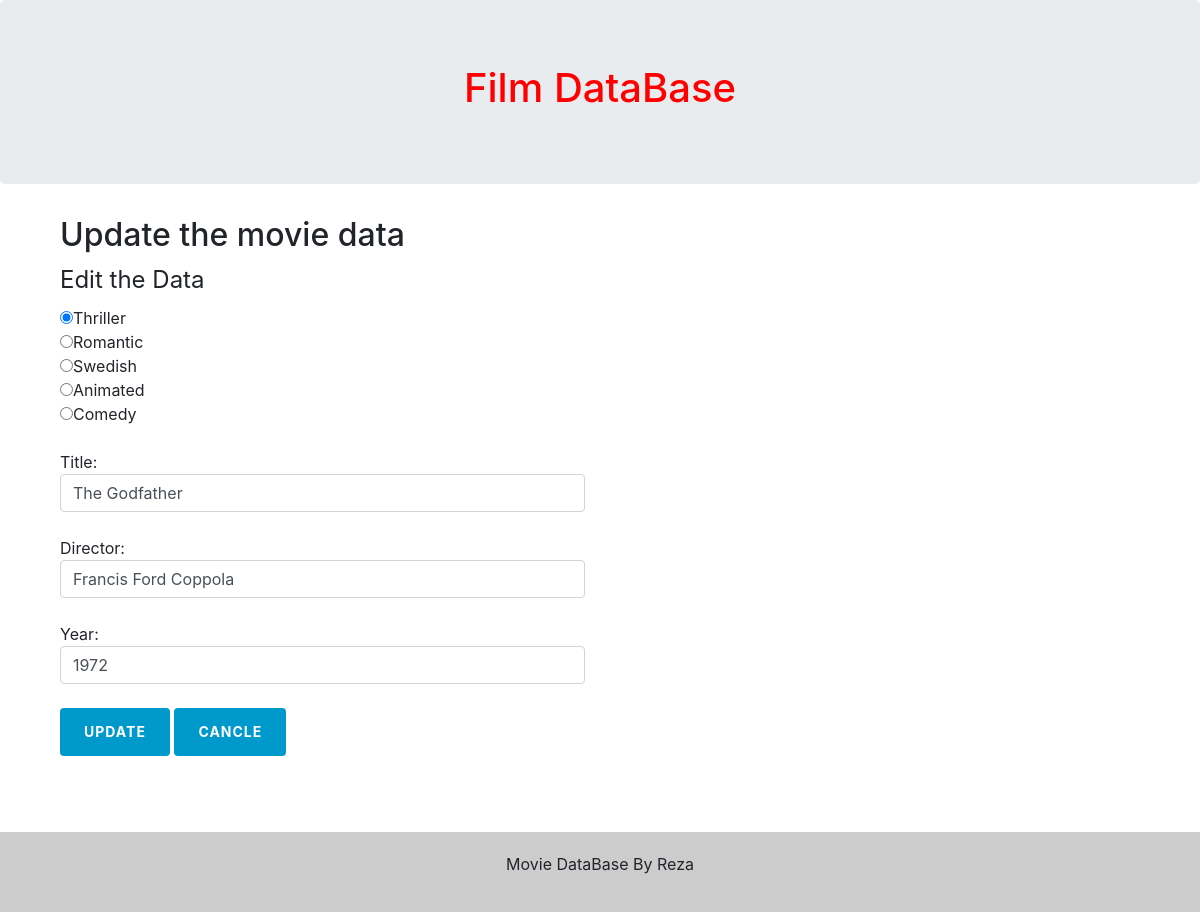
Page /edit.php?Did=1 on the committed database.
### tables this page shows
CREATE TABLE `bibliotek` (
  `id` int(11) NOT NULL,
  `title` text NOT NULL,
  `director` text NOT NULL,
  `year` int(11) NOT NULL,
  `categoryID` int(11) NOT NULL
);

### edit.php (the view, shortened to what this page needs)
<?php
require_once('action/update.php');
if(isset($_GET['Did'])) {
    $Did = filter_var($_GET['Did'], FILTER_SANITIZE_NUMBER_INT);
    $stmt = $conn->prepare('SELECT * FROM bibliotek WHERE id = ?');
    $stmt->bind_param('i', $Did);
    $stmt->execute();
    $result = $stmt->get_result();
    $row = $result->fetch_assoc();
}
?>
<!DOCTYPE html>
<html lang="en">
    <head>
        <link rel="stylesheet" href="https://maxcdn.bootstrapcdn.com/bootstrap/4.0.0-alpha.6/css/bootstrap.min.css">
        <link href="css/style.css" rel="stylesheet">
    </head>
    <body>
        <div class="jumbotron">
            <div class="container text-center">
                <h1>Film DataBase</h1>
            </div>
        </div>
        <div class="container">
            <div class="col-sm-10">
                <h2>Update the movie data</h2>
            </div>
            <div class="col-sm-6">
                <fieldset>
                    <legend>Edit the Data</legend>
                    <form action="action/update.php" method="POST" class="form-group">
                        <input type="radio" name="val" value="1" <?php if(1 == $row['categoryID']){echo "checked";} ?>>Thriller</input><br>
                        <input type="radio" name="val" value="2" <?php if(2 == $row['categoryID']){echo "checked";} ?>>Romantic</input><br>
                        <input type="radio" name="val" value="3" <?php if(3 == $row['categoryID']){echo "checked";} ?>>Swedish</input><br>
                        <input type="radio" name="val" value="4" <?php if(4 == $row['categoryID']){echo "checked";} ?>>Animated</input><br>
                        <input type="radio" name="val" value="5" <?php if(5 == $row['categoryID']){echo "checked";} ?>>Comedy</input><br><br>
                        Title:   <input class="form-control" type="text" name="title" value="<?php echo $row['title'];?>"></input><br>
                        Director:<input class="form-control" type="text" name="director" value="<?php echo $row['director'];?>"></input><br>
                        Year:    <input class="form-control" type="text" name="year" value="<?php echo $row['year'];?>"></input><br>
                        <input class="btn btn-default" type="submit" name="update" value="Update">
                        <input class="btn btn-default" type='submit' name='cancel' value='Cancle'>
                    </form>
                </fieldset>
            </div>
        </div>
        <footer class="container-fluid text-center">
            <p>Movie DataBase By Reza</p>
        </footer>
    </body>
</html>

### css/style.css (style rules this page uses)
html, body { height: 100% }
.container .h1, .container h1 { color: red; }
footer { padding: 20px; margin-top: 60px; background: #ccc; }
.btn-default { color: #fff; background-color: #0495c9; border-color: #357ebd; }
.btn { display: inline-block; padding: 6px 12px; margin-bottom: 0; font-size: 14px; font-weight: normal; line-height: 1.42857143; text-align: center; white-space: nowrap; vertical-align: middle; cursor: pointer; -webkit-user-select: none; -moz-user-select: none; -ms-user-select: none; user-select: none; background-image: none; border: 1px solid transparent; border-radius: 4px; padding: 10px 16px; }
.btn-default { color: #fff; background-color: #428bca; border-color: #357ebd; }
.btn { padding: 14px 24px; border: 0 none; font-weight: 700; letter-spacing: 1px; text-transform: uppercase; }
.btn-default { background: #0099cc; color: #ffffff; }

### rows in the picture
bibliotek: categoryID "☑", title "The Godfather", director "Francis Ford Coppola", year "1972"
